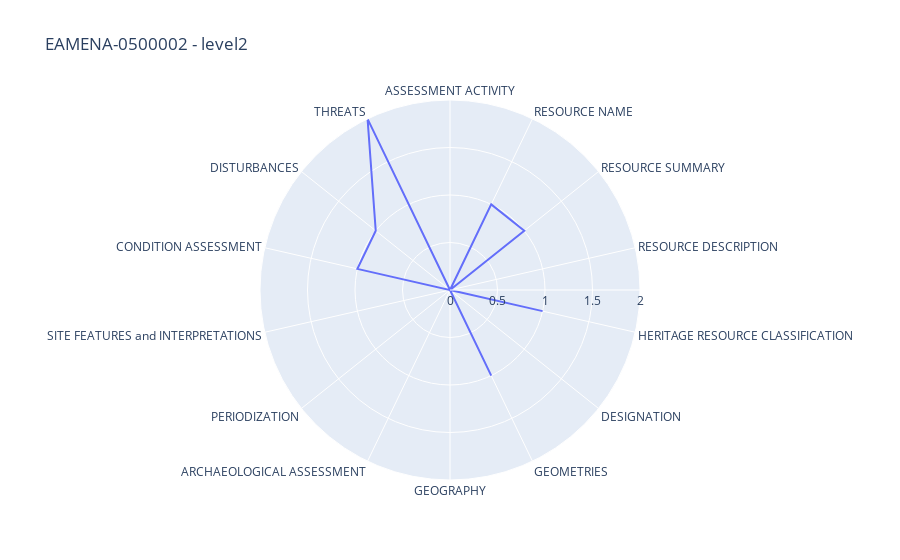

The notebook cell saved with this chart:
### Markdown cell above
Show spider diagram with number of fields recorded. If `level3` has been selected, the spider plot will also plot the ERMS.

### Code cell
tit = selected_hp + " - " + mylevel 
if mylevel == 'level3':
    colors = {'recorded': 'blue', 'Enhanced record minimum standard': 'red'}
    merged_df = pd.merge(df_res, df_erms, on='field')
    melted_df = pd.melt(merged_df, id_vars=['field'], var_name='Value Set', value_name='Value')
    melted_df.sort_values('Value Set', inplace=True)
    if verbose:
        print(melted_df.to_markdown())
    fig = px.line_polar(melted_df, r='Value', theta='field', color = 'Value Set',
                        line_close = False, color_discrete_map = colors, title = tit)
    fig.show()
else:
    variable = df_res['field'].tolist()
    value = df_res['recorded'].tolist()
    df = pd.DataFrame(dict(
        value = value,
        variable = variable))
    fig = px.line_polar(df, r = 'value', theta = 'variable', 
                        line_close = True, title = tit)
    fig.show()

### Figure 1 — Plotly figure (JSON) as saved in the notebook; plotly's stock layout.template omitted (floating-point values rounded to 4 significant figures)
{"data": [{"hovertemplate": "value=%{r}<br>variable=%{theta}<extra></extra>", "legendgroup": "", "line": {"color": "#636efa", "dash": "solid"}, "marker": {"symbol": "circle"}, "mode": "lines", "name": "", "r": [0, 1, 1, 0, 1, 0, 1, 0, 0, 0, 0, 1, 1, 2, 0], "showlegend": false, "subplot": "polar", "theta": ["ASSESSMENT ACTIVITY", "RESOURCE NAME", "RESOURCE SUMMARY", "RESOURCE DESCRIPTION", "HERITAGE RESOURCE CLASSIFICATION", "DESIGNATION", "GEOMETRIES", "GEOGRAPHY", "ARCHAEOLOGICAL ASSESSMENT", "PERIODIZATION", "SITE FEATURES and INTERPRETATIONS", "CONDITION ASSESSMENT", "DISTURBANCES", "THREATS", "ASSESSMENT ACTIVITY"], "type": "scatterpolar"}], "layout": {"legend": {"tracegroupgap": 0}, "polar": {"angularaxis": {"direction": "clockwise", "rotation": 90}, "domain": {"x": [0, 1], "y": [0, 1]}}, "title": {"text": "EAMENA-0500002 - level2"}}}
